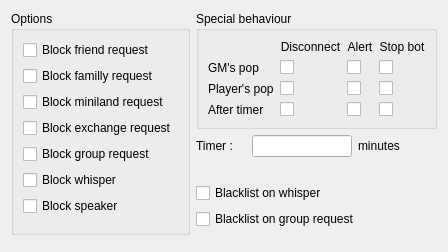
<?xml version="1.0" encoding="UTF-8"?>
<ui version="4.0">
 <class>SecurityWidget</class>
 <widget class="QWidget" name="SecurityWidget">
  <property name="geometry">
   <rect>
    <x>0</x>
    <y>0</y>
    <width>406</width>
    <height>247</height>
   </rect>
  </property>
  <property name="windowTitle">
   <string>Form</string>
  </property>
  <layout class="QGridLayout" name="gridLayout_2">
   <item row="1" column="2">
    <widget class="QLineEdit" name="LE_TIMER">
     <property name="maximumSize">
      <size>
       <width>100</width>
       <height>16777215</height>
      </size>
     </property>
    </widget>
   </item>
   <item row="1" column="3">
    <widget class="QLabel" name="label_8">
     <property name="maximumSize">
      <size>
       <width>100</width>
       <height>16777215</height>
      </size>
     </property>
     <property name="text">
      <string>minutes</string>
     </property>
    </widget>
   </item>
   <item row="0" column="0" rowspan="6">
    <widget class="QGroupBox" name="groupBox">
     <property name="title">
      <string>Options</string>
     </property>
     <layout class="QGridLayout" name="gridLayout">
      <item row="0" column="0">
       <widget class="QCheckBox" name="CB_FRIEND">
        <property name="text">
         <string>Block friend request</string>
        </property>
       </widget>
      </item>
      <item row="1" column="0">
       <widget class="QCheckBox" name="CB_FAMILLY">
        <property name="text">
         <string>Block familly request</string>
        </property>
       </widget>
      </item>
      <item row="2" column="0">
       <widget class="QCheckBox" name="CB_MINILAND">
        <property name="text">
         <string>Block miniland request</string>
        </property>
       </widget>
      </item>
      <item row="3" column="0">
       <widget class="QCheckBox" name="CB_EXCHANGE">
        <property name="text">
         <string>Block exchange request</string>
        </property>
       </widget>
      </item>
      <item row="4" column="0">
       <widget class="QCheckBox" name="CB_GROUP">
        <property name="text">
         <string>Block group request</string>
        </property>
       </widget>
      </item>
      <item row="5" column="0">
       <widget class="QCheckBox" name="CB_WHISPER">
        <property name="text">
         <string>Block whisper</string>
        </property>
       </widget>
      </item>
      <item row="6" column="0">
       <widget class="QCheckBox" name="CB_SPEAKER">
        <property name="text">
         <string>Block speaker</string>
        </property>
       </widget>
      </item>
     </layout>
    </widget>
   </item>
   <item row="1" column="1">
    <widget class="QLabel" name="label_7">
     <property name="maximumSize">
      <size>
       <width>50</width>
       <height>12</height>
      </size>
     </property>
     <property name="text">
      <string>Timer :</string>
     </property>
    </widget>
   </item>
   <item row="0" column="1" colspan="3">
    <widget class="QGroupBox" name="groupBox_2">
     <property name="title">
      <string>Special behaviour</string>
     </property>
     <layout class="QGridLayout" name="gridLayout_4">
      <item row="3" column="2">
       <widget class="QCheckBox" name="CB_TIMER_ALERT">
        <property name="text">
         <string/>
        </property>
       </widget>
      </item>
      <item row="1" column="3">
       <widget class="QCheckBox" name="CB_GMPOP_STOP">
        <property name="text">
         <string/>
        </property>
       </widget>
      </item>
      <item row="0" column="3">
       <widget class="QLabel" name="label_5">
        <property name="text">
         <string>Stop bot</string>
        </property>
        <property name="alignment">
         <set>Qt::AlignCenter</set>
        </property>
       </widget>
      </item>
      <item row="1" column="1">
       <widget class="QCheckBox" name="CB_GMPOP_DISCONNECT">
        <property name="text">
         <string/>
        </property>
       </widget>
      </item>
      <item row="0" column="2">
       <widget class="QLabel" name="label">
        <property name="text">
         <string>Alert</string>
        </property>
        <property name="alignment">
         <set>Qt::AlignCenter</set>
        </property>
       </widget>
      </item>
      <item row="3" column="0">
       <widget class="QLabel" name="label_6">
        <property name="text">
         <string>After timer</string>
        </property>
       </widget>
      </item>
      <item row="3" column="1">
       <widget class="QCheckBox" name="CB_TIMER_DISCONNECT">
        <property name="text">
         <string/>
        </property>
       </widget>
      </item>
      <item row="1" column="2">
       <widget class="QCheckBox" name="CB_GMPOP_ALERT">
        <property name="text">
         <string/>
        </property>
       </widget>
      </item>
      <item row="3" column="3">
       <widget class="QCheckBox" name="CB_TIMER_STOP">
        <property name="text">
         <string/>
        </property>
       </widget>
      </item>
      <item row="0" column="1">
       <widget class="QLabel" name="label_2">
        <property name="text">
         <string>Disconnect</string>
        </property>
        <property name="alignment">
         <set>Qt::AlignCenter</set>
        </property>
       </widget>
      </item>
      <item row="1" column="0">
       <widget class="QLabel" name="label_4">
        <property name="text">
         <string>GM's pop</string>
        </property>
       </widget>
      </item>
      <item row="2" column="0">
       <widget class="QLabel" name="label_3">
        <property name="text">
         <string>Player's pop</string>
        </property>
       </widget>
      </item>
      <item row="2" column="1">
       <widget class="QCheckBox" name="CB_PLAYERPOP_DISCONNECT">
        <property name="text">
         <string/>
        </property>
       </widget>
      </item>
      <item row="2" column="2">
       <widget class="QCheckBox" name="CB_PLAYERPOP_ALERT">
        <property name="text">
         <string/>
        </property>
       </widget>
      </item>
      <item row="2" column="3">
       <widget class="QCheckBox" name="CB_PLAYERPOP_STOP">
        <property name="text">
         <string/>
        </property>
       </widget>
      </item>
     </layout>
    </widget>
   </item>
   <item row="2" column="1" colspan="3">
    <widget class="QLabel" name="L_TIMER_INFORMATION">
     <property name="text">
      <string/>
     </property>
    </widget>
   </item>
   <item row="4" column="1" colspan="3">
    <widget class="QCheckBox" name="CB_BLACKLIST_GROUP">
     <property name="text">
      <string>Blacklist on group request</string>
     </property>
    </widget>
   </item>
   <item row="3" column="1" colspan="3">
    <widget class="QCheckBox" name="CB_BLACKLIST_WHISPER">
     <property name="text">
      <string>Blacklist on whisper</string>
     </property>
    </widget>
   </item>
   <item row="6" column="0">
    <spacer name="verticalSpacer_2">
     <property name="orientation">
      <enum>Qt::Vertical</enum>
     </property>
     <property name="sizeHint" stdset="0">
      <size>
       <width>20</width>
       <height>40</height>
      </size>
     </property>
    </spacer>
   </item>
   <item row="5" column="2" rowspan="2">
    <spacer name="verticalSpacer">
     <property name="orientation">
      <enum>Qt::Vertical</enum>
     </property>
     <property name="sizeHint" stdset="0">
      <size>
       <width>20</width>
       <height>40</height>
      </size>
     </property>
    </spacer>
   </item>
  </layout>
 </widget>
 <resources/>
 <connections/>
</ui>
